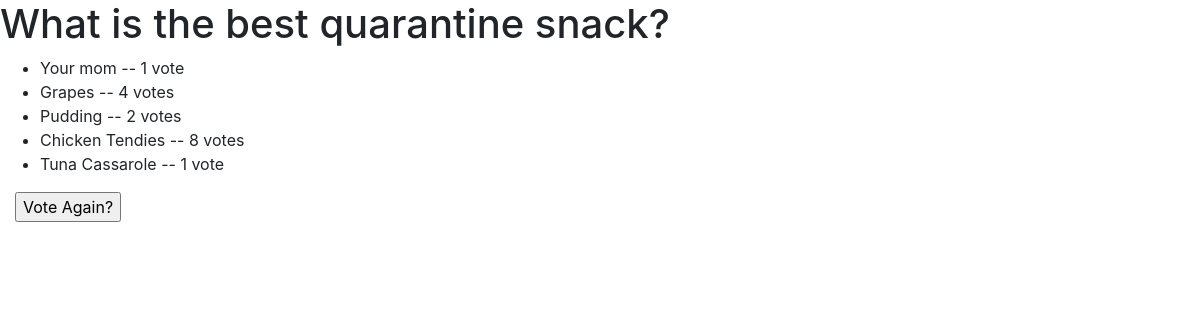
The app's page /polls/7/results/ with its own data.
### polls/models.py (models this page shows, shortened)
class Question(models.Model):
    question_text = models.CharField(max_length=200)
    pub_date = models.DateTimeField('date published')

class Choice(models.Model):
    question = models.ForeignKey(Question, on_delete=models.CASCADE)
    choice_text = models.CharField(max_length=200)
    votes = models.IntegerField(default=0)

### polls/views.py (the view)
# urls.py: path('<int:pk>/results/', views.ResultsView.as_view(), name='results'),
class ResultsView(generic.DetailView):
    model = Question
    template_name = 'polls/results.html'

### polls/templates/polls/results.html (shortened to what this page needs)
<link rel="stylesheet" href="https://stackpath.bootstrapcdn.com/bootstrap/4.4.1/css/bootstrap.min.css"
>
<h1>{{ question.question_text }}</h1>
<ul>
{% for choice in question.choice_set.all %}
    <li>{{ choice.choice_text }} -- {{ choice.votes }} vote{{ choice.votes|pluralize }}</li>
{% endfor %}
</ul>
<div class="container-fluid">
<a href="{% url 'polls:detail' question.id %}"><input type="button" value="Vote Again?"/></a>
</div>

### records on screen
Question: question_text "What is the best quarantine snack?"
Choice: choice_text "Your mom", votes "1"
Choice: choice_text "Grapes", votes "4"
Choice: choice_text "Pudding", votes "2"
Choice: choice_text "Chicken Tendies", votes "8"
Choice: choice_text "Tuna Cassarole", votes "1"
